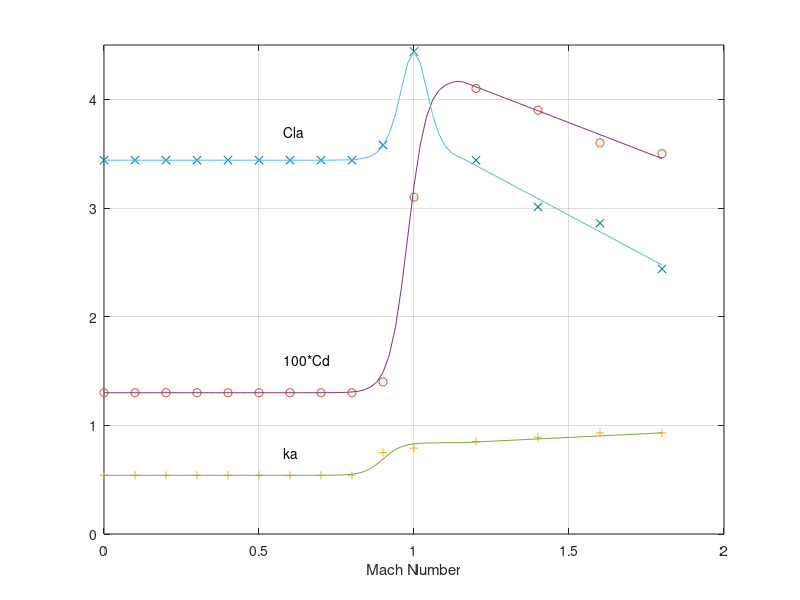

This chart was generated by the following MATLAB code:
% Script f04_06.m; plots F4 aerodynamic data and data-fit;
%                                             9/96, 4/2/02
%
M=[0:.1:1 1.2:.2:1.8];
Cd=[.013*ones(1,9) .014 .031 .041 .039 .036 .035];
Cla=[3.44*ones(1,9) 3.58 4.44 3.44 3.01 2.86 2.44];
ka=[.54*ones(1,9) .75 .79 .85 .89 .93 .93];
%
figure(1); plot(M,Cla,'x',M,100*Cd,'o',M,ka,'+')
grid; axis([0 2 0 4.5]); clear M Cla Cd ka
M=[0:.02:1.8];
for i=1:length(M), m=M(i);
if m<1.15, cd(i)=.013+.0144*(1+tanh((m-.98)/.06));
           cla(i)=3.44+1.0/(cosh((m-1)/.06))^2;
           ka(i)=.54+.15*(1+tanh((m-.9)/.06));
else cd(i)=.013+.0144*(1+tanh(.17/.06))-.011*(m-1.15); 
     cla(i)=3.44+1.0/(cosh(.15/.06))^2-(.96/.63)*(m-1.15);
     ka(i)=.54+.15*(1+tanh((.25)/.06))+.14*(m-1.15);
end; end; 
hold on; plot(M,100*cd,M,ka,M,cla); hold off;
text(.58,3.7,'Cla'); text(.58,1.6,'100*Cd');
text(.58,.75,'ka'); xlabel('Mach Number'); 
%print -deps2 \book_do\figures\f04_06
